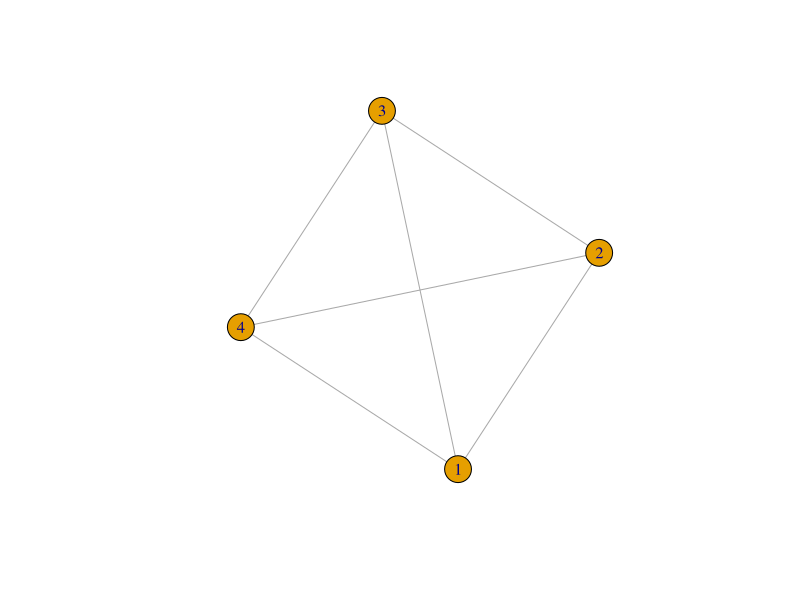
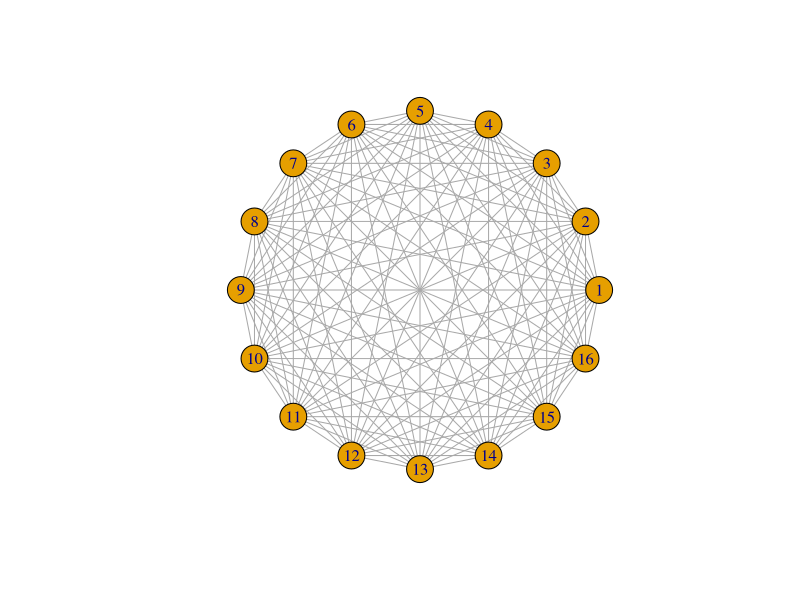
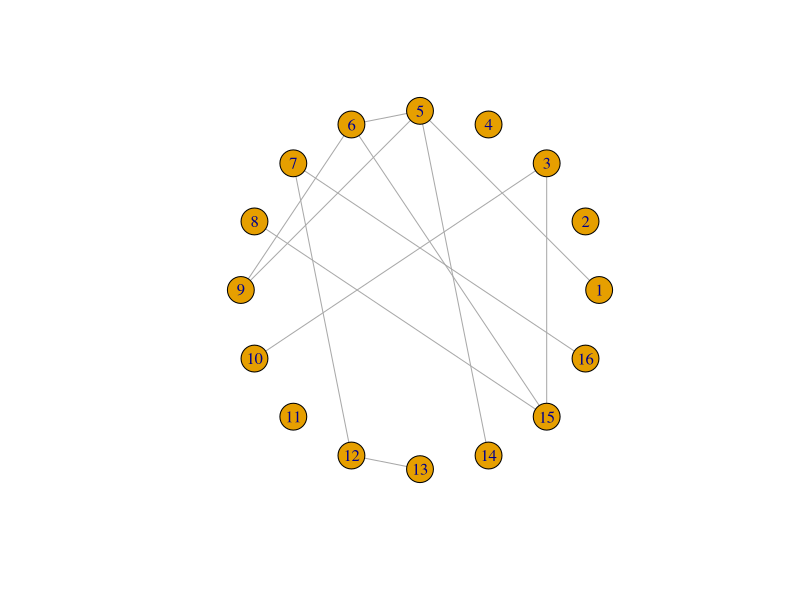
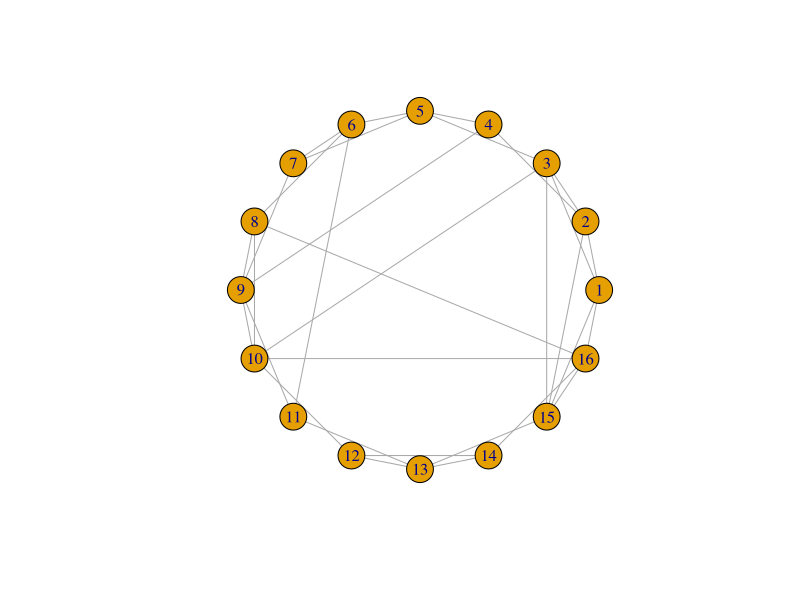
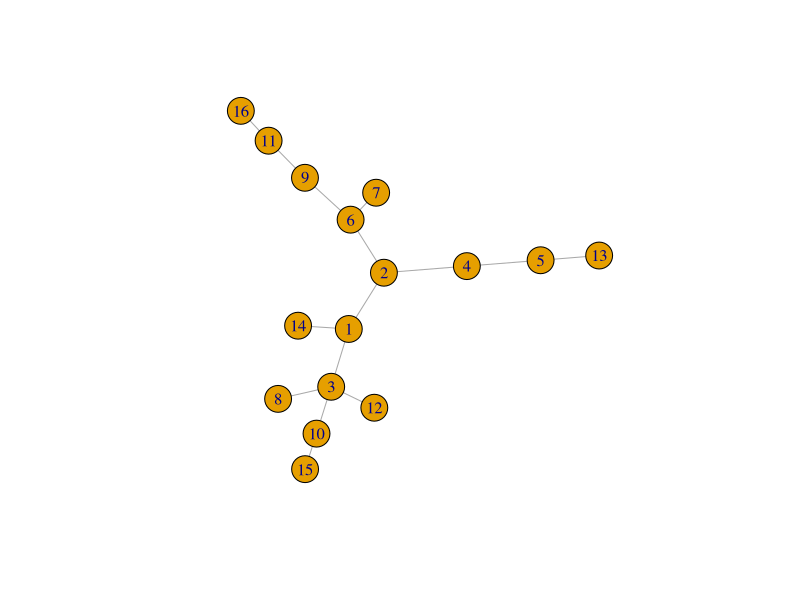
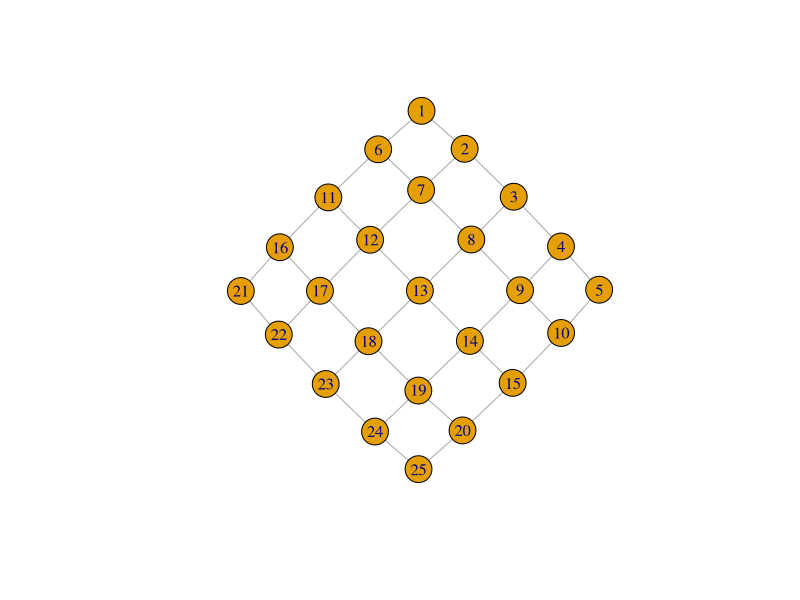
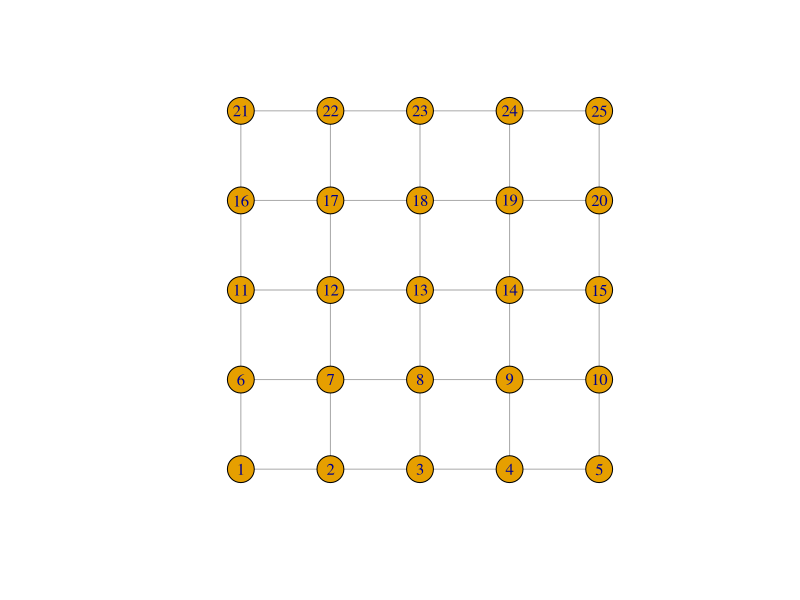
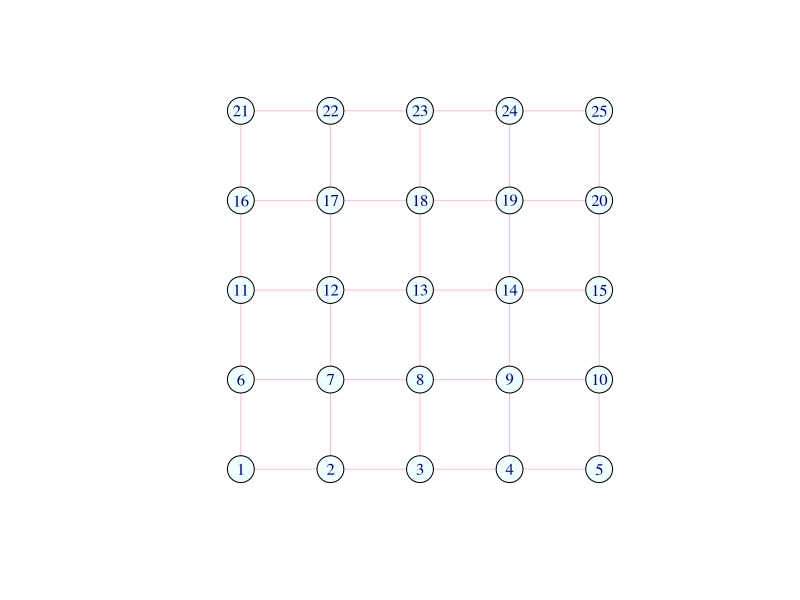

Source code (R) for these figures, in order:
## ---- chunk 1
library(igraph) # For network functionality
library(data.table)
library(ggplot2)

# Complete graph with 4 nodes
gr <- make_full_graph(4)
print(gr)
## ---- chunk 2
plot(gr)
## ---- chunk 3
make_full_graph(16)
make_ring(16)
make_ring(16, circular = FALSE)
make_lattice(c(4, 4))
## ---- chunk 4
plot(make_full_graph(16), layout = layout_in_circle)
## ---- chunk 5
plot(sample_gnp(16, 0.2), layout = layout_in_circle)
## ---- chunk 6
plot(sample_smallworld(1, 16, 2, 0.1), layout = layout_in_circle)
## ---- chunk 7
plot(sample_pa(16, directed = FALSE))
## ---- chunk 8
network <- make_lattice(c(5, 5)) 
print(network) 
plot(network)
## ---- chunk 9
vcount(network) 
ecount(network) 
degree(network)
## ---- chunk 10
network$layout <- layout_on_grid(network)
print(network)
plot(network)
## ---- chunk 11
V(network)$color <- "azure"
E(network)$color <- "pink" 
plot(network) # lovely
## ---- chunk 12
V(network)[[]]
E(network)[[]]
## ---- chunk 13
print(network)
## ---- chunk 14
V(network)[12]$color <- "orange"
plot(network)
## ---- chunk 15
V(network)[color == "orange"]$color <- "pink" 
plot(network)
## ---- chunk 16
# Pink is contagious:
V(network)[.nei(color == "pink")]$color <- "pink"
plot(network)
## ---- chunk 17
V(network)$label <- NA
V(network)$shape <- "square"
plot(network)
## ---- chunk 18
library(igraph)
library(data.table)

# Set up a transmission network of n nodes by preferential attachment with 
# affinity proportional to degree^m.
create_network <- function(n, d, layout = layout_nicely)
{
	# Create the network by preferential attachment, passing on the parameters 
	# n and power
	network <- sample_pa(n, d, directed = FALSE)

    # Add the "state" attribute to the vertices of the network, which can be
	# "S", "I", "R", or "V". 
	# Start out everyone as susceptible ...
    V(network)$state <- "S"
    # ... except make 5 random individuals infectious.
    V(network)$state[sample(vcount(network), 5, prob = degree(network))] <- "I"

    # Reorder vertices so they go in order from least to most connected. This
    # is to help with degree-targeted vaccination, and also to make the 
    # most connected vertices plot on top so they don't get hidden. 
	network <- permute(network, rank(degree(network), ties.method = "first"))
    # Set the network layout so it doesn't change every time it's plotted.
    network$layout <- layout(network)
    
    return (network)
}
## ---- chunk 19
net <- create_network(n = 40, d = 1)
plot(net)
## ---- chunk 20
# Plot a network, highlighting the degree of each node by different colours.
plot_degree <- function(network)
{
	# Set up palette
	colors <- hcl.colors(5, "Zissou 1")
	
	# Classify nodes by degree
	deg <- cut(degree(network), 
		breaks = c(1, 2, 5, 10, 20, Inf),
		labels = c("1", "2-4", "5-9", "10-19", "20+"),
		include.lowest = TRUE, right = FALSE)

	# Plot network
	plot(network, 
		vertex.color = colors[deg],
		vertex.label = NA,
		vertex.size = 4)
	legend("topright", levels(deg), fill = colors, title = "Degree")
}
## ---- chunk 21
net <- create_network(500, 1.5)
plot_degree(net)
## ---- chunk 22
# Plot a network, colouring by state (S/I/R/V).
plot_state <- function(network)
{
	# Set up palette
	colors <- c(S = "lightblue", I = "red", R = "darkblue", V = "white")
	
	# Plot network
	plot(network, 
		vertex.color = colors[V(network)$state], 
		vertex.label = NA,
		vertex.size = 4)
	legend("topright", names(colors), fill = colors, title = "State")
}

net <- create_network(500, 1)
plot_state(net)
## ---- chunk 23
# Enact one step of the network model: infectious individuals infect 
# susceptible neighbours with probability p, and recover after one time step.
network_step <- function(net, p)
{
    # Identify all susceptible neighbours of infectious individuals, 
    # who are "at risk" of infection
    at_risk <- V(net)[state == "S" & .nei(state == "I")]
    
    # Use the transmission probability to select who gets exposed from
    # among those at risk
    exposed <- at_risk[runif(length(at_risk)) < p]
    
    # All currently infectious individuals will recover
    V(net)[state == "I"]$state <- "R"
    
    # All exposed individuals become infectious
    V(net)[exposed]$state <- "I"

    return (net)
}
## ---- chunk 24
net <- create_network(500, 1)

net <- network_step(net, p = 0.8)
plot_state(net)
## ---- chunk 25
# Run the transmission model on the network with maximum simulation time t_max
# and transmission probability p.
run_model <- function(net, t_max, p)
{
	# Plot network degree
	plot_degree(net)
	Sys.sleep(2.0)

    # Iterate over each time step
    for (t in 0:t_max)
    {
        # Plot current state
    	Sys.sleep(0.5)
    	plot_state(net)

        # Stop early if no infectious individuals are left
        if (!any(V(net)$state == "I")) {
        	break;
        }

        # Run one step of the network model
        net <- network_step(net, p)
    }
    
    # Return final outbreak size
    return (sum(V(net)$state == "R"))
}
## ---- chunk 26
net <- create_network(500, 1)
run_model(net, 100, 0.8)
## ---- chunk 27
vaccinate_network <- function(network, v, k)
{ 
	# ... do vaccination here ... 
	return (network)
}
## ---- chunk 28
# Run the transmission model on the network with maximum simulation time t_max
# and transmission probability p; plot the network as the model is running if
# animate = TRUE.
run_model <- function(net, t_max, p, animate = FALSE)
{
	# Plot network degree
    if (animate) {
    	plot_degree(net)
    	Sys.sleep(2.0)
    }

	# Set up results
    dt <- list()

    # Iterate over each time step
    for (t in 0:t_max)
    {
    	# Store results
        dt[[length(dt) + 1]] <- data.table(
    		S = sum(V(net)$state == "S"),
    		I = sum(V(net)$state == "I"),
    		R = sum(V(net)$state == "R"),
    		V = sum(V(net)$state == "V")
    	)

        # Plot current state
        if (animate) {
        	Sys.sleep(0.5)
        	plot_state(net)
        }
        
        # Stop early if no infectious individuals are left
        if (!any(V(net)$state == "I")) {
        	break;
        }

        # Run one step of the network model
        net <- network_step(net, p)
    }
    
    # Return the epi curve, including empirical calculation of Rt
    results <- rbindlist(dt, idcol = "t")
    results$Rt <- results$I / shift(results$I, 1) # new infections per new infection last time step
    return (results)
}

# Run the model nsim times with parameters in params (n, d, v, k, t_max, p),
# showing the animated network the first nanim times, and returning a data.table
# with the results of each simulation.
run_scenario <- function(params, nsim, nanim = 1)
{
	results <- list()
	
	for (sim in 1:nsim)
	{
		net <- create_network(params$n, params$d)
		net <- vaccinate_network(net, params$v, params$k)

		results[[sim]] <- run_model(net, params$t_max, params$p, animate = sim <= nanim)
		
		cat(".")
	}
	cat("\n");
	
	results <- rbindlist(results, idcol = "run")
	return (results)
}

params <- list(
	n = 500,
	d = 0,
	p = 0.8,
	v = 0.3,
	k = 0,
	t_max = 100
)

x <- run_scenario(params, nsim = 5, nanim = 0)

ggplot(x) +
	geom_line(aes(x = t, y = R, group = run))
